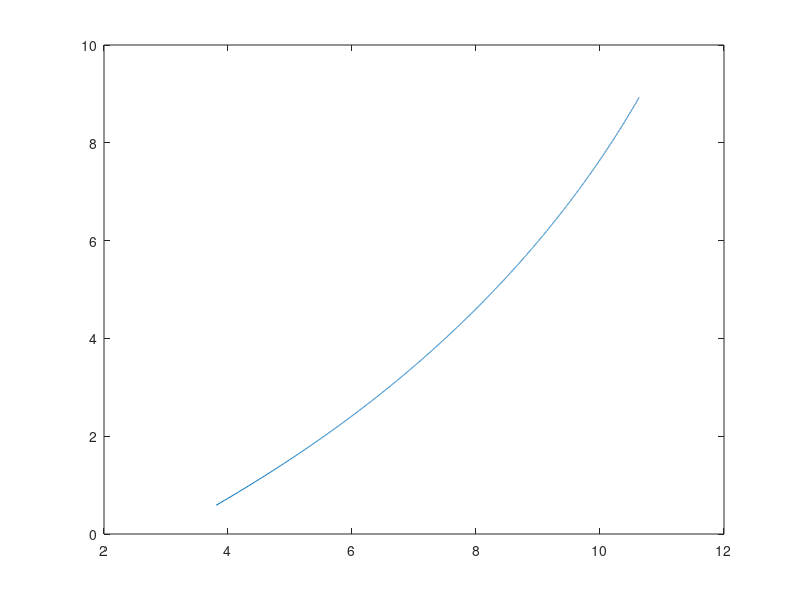

Here is the MATLAB script that generated this plot: (Note: this script raises an error after producing the figure.)
% Darwin Quiroz
% 09/01/2020
% ECE 513
% Forward Euler method used.
% NOTE:
%%%%%%%%%%%%%%%%%%%%%%%%%%%%%%%%%%%%%%%%%%%%%%%%%%%%%%%%%%%%%%%%%%%%%%%%%%%
% Looking back on the assignment, and having better experience doing
% computations, the constants should have been made dimensionless and the
% step distance (dt) should have been a function of Nsteps. along with just
% setting the constants such as charge, epsilon, etc.. to 1 so to not
% influence the graph. and have used the Runga Kutta method over the
% forward Euler. This way would have allowed the E field equation to not be
% influenced by small distances (as a ratio) compared to what was
% developed. These methods mentioned were used when creating and
% implementing question 2 for continuous charge distributions.
%%%%%%%%%%%%%%%%%%%%%%%%%%%%%%%%%%%%%%%%%%%%%%%%%%%%%%%%%%%%%%%%%%%%%%%%%%%


% number of samples that will be taken
Nsteps = 10000;
% differential time/distance taken
dt = 0.01;
% initialization of arrays (used for other variables such as E1 and E2 so
% to analyze data computer during execution
x = zeros(1,Nsteps);
y = zeros(1,Nsteps);
t = zeros(1,Nsteps);
E_x1 = zeros(1,Nsteps-1);
E_y1 = zeros(1,Nsteps-1);
E_x2 = zeros(1,Nsteps-1);
E_y2 = zeros(1,Nsteps-1);
%position of charges
x_charge1 = -3;
y_charge1 = 0;
x_charge2 = 3;
y_charge2 = 0;
%setting constants used for E-field formula
epsilon = 8.854*10^(-12);
k = 1/(4*pi*epsilon);
% charge values are given
q1 = -1*10^(-9); % charges will be set 1 nC for simplicity
q2 = 1*10^(-9);
%%%%%%%%%%%%%%%%%%%%%%%%%%%%%%%%%%%%%%%%%%%%%%%%%%%%%%%%%%%%%%%%%%%%%%%%%%%
% 2 for loops will be created, each loop will calculate a field line and
% store these values into an array to plot
% splitting positive and negative x values into seperate arrays
%%%%%%%%%%%%%%%%%%%%%%%%%%%%%%%%%%%%%%%%%%%%%%%%%%%%%%%%%%%%%%%%%%%%%%%%%%%
% initial condition for x created (will be moved within the for loop to
% plot field lines to the left of the negative charge
x(1) = x_charge2 + 0.1;
t(1) = 0;
r1 = zeros(1,Nsteps);
r2 = zeros(1,Nsteps);
%number of field lines to be drawn in total (secondary for loop will use)
Nlines = 20;
fprintf('t\tx\ty\n')
% want N field lines for each charge to be drawn
% outer for loop to draw a new field line from charge at a different angle 
for i_2 = 1:(Nlines)
    % a total of N field lines are going to be drawn N/2 for each charge
    % first half will start using location of positive charge
    if i_2 <=(Nlines/2)  
        theta = (2*pi/Nlines)*2*i_2;
        x(1) = x_charge2 + cos(theta);
        y(1) = y_charge2 + sin(theta);
    % second half of loop will use location of negative charge
    else
        % theta starts at 0 from the +x-axis and increments by an evenly
        theta = (2*pi/Nlines)*2*i_2;
        x(1) = x_charge1 + cos(theta);
        y(1) = y_charge1 + sin(theta);
    end
    for i = 1:(Nsteps-1)
        fprintf('%.3f\t%.3f\t%.3f\n',t(i),x(i),y(i));
        % calculates the distance each loop between charges and current
        % position
        r1(i) = (((x(i) - x_charge1)^2 + (y(i) - y_charge1)^2)^(3/2));
        r2(i) = (((x(i) - x_charge2)^2 + (y(i) - y_charge2)^2)^(3/2));
        % E field is then calculated using Coulombs law for both charges
        E_x1(i) = k*q1*(x(i) - x_charge1)/r1(i);
        E_y1(i) = k*q1*(y(i) - y_charge1)/r1(i);
     
        E_x2(i) = k*q2*(x(i) - x_charge2)/r2(i);
        E_y2(i) = k*q2*(y(i) - y_charge2)/r2(i);
        % using Forward Euler method, system becomes unstable when
        % approaching the negative charge (distance between point and
        % charge becomes smaller as one approaches the positive charge and
        % E field becomes extremely large fluctuation position
        if (x(i) <= x_charge1*0.98)
            % just causes the default valuet to stay at the charge one near
            x(i+1) = x_charge1;
            y(i+1) = y_charge1;
            t(i+1) = t(i) + dt*t(i);
        else
            % otherwise continues calculation the new position due to the
            % influence of the fields
            x(i+1) = x(i) + dt*(E_x1(i) + E_x2(i));
            y(i+1) = y(i) + dt*(E_y1(i) + E_y2(i));
            t(i+1) = t(i) + dt;
        end
    end  
% once the data for different positional points have been calculated due to
% the E-fields influence, the line is plotted onto the graph for eahc line
plot(x,y);
% hold on so to plot all field lines onto the same graph
hold on;
ax = gca;
% set axis so to show with reference to the origin
ax.XAxisLocation = 'origin';
ax.YAxisLocation = 'origin';
set(0,'DefaultLegendAutoUpdate','off')
axis square
xlabel('x')
ylabel('y')
title('point charges field lines');
print -dpdf HW_11.pdf
end







